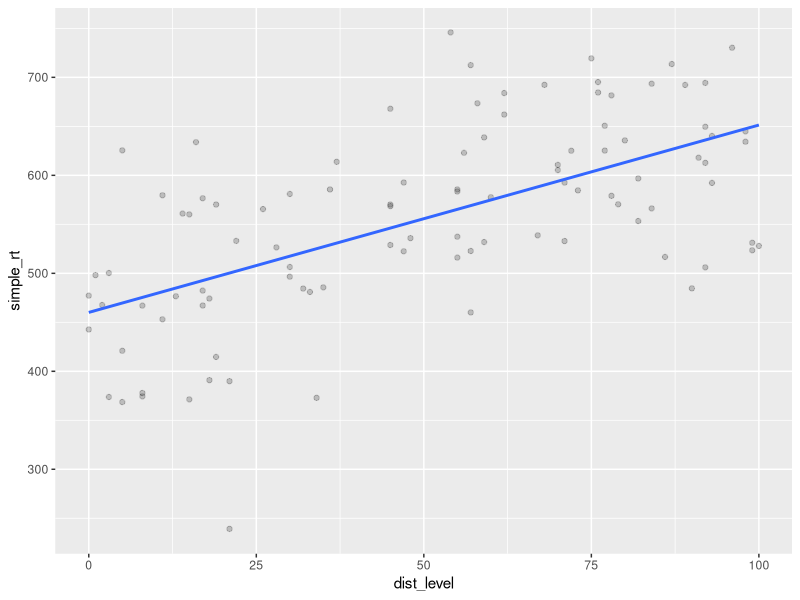
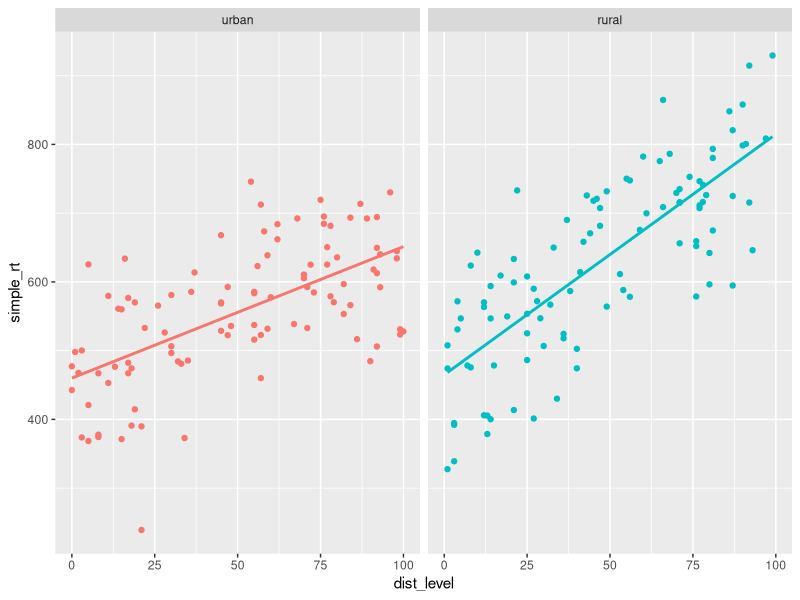
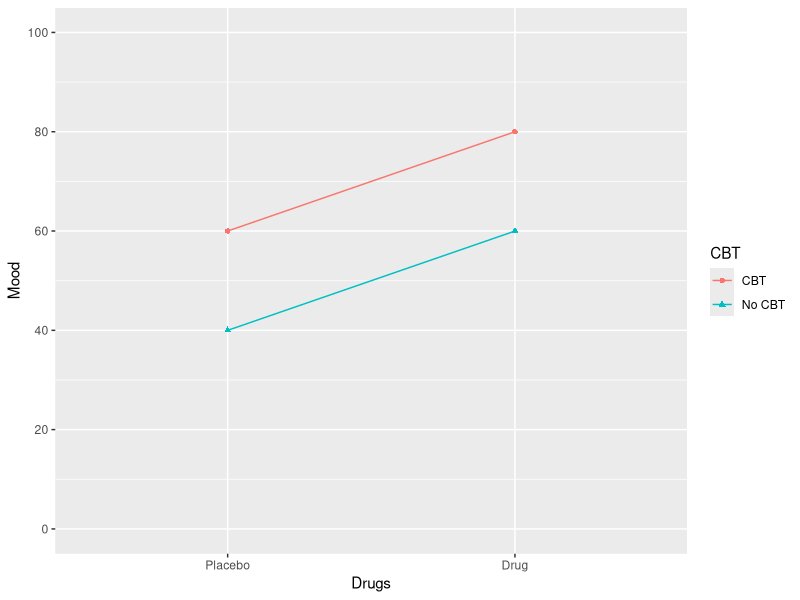
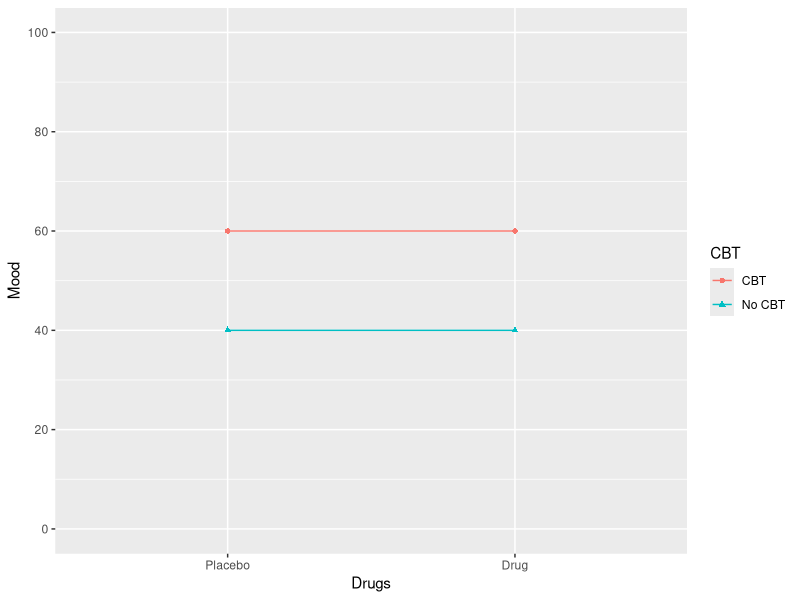
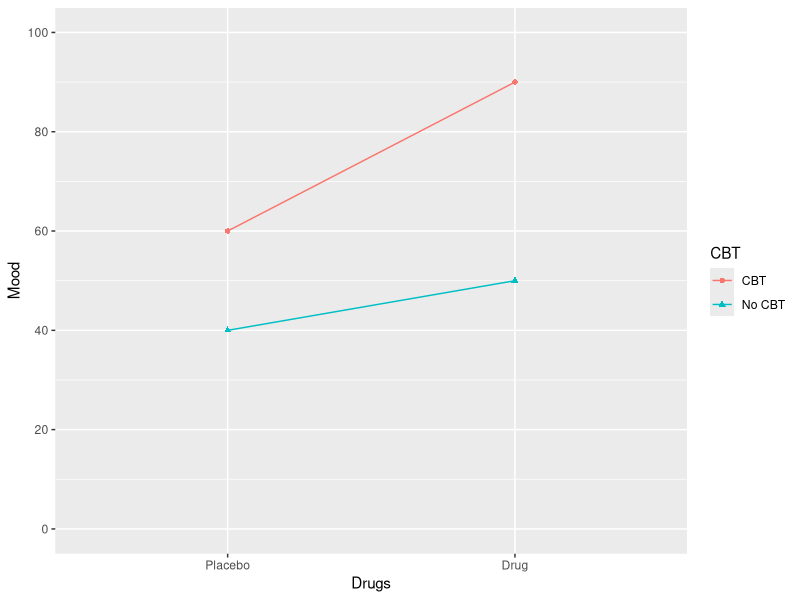

Write the R code that produced these figures, in order.
## ---- chunk 1
#| label: setup
#| include: false
library("kableExtra")
library("tidyverse")

.mk_tib <- function(x) {
  tibble(CBT = rep(c("No CBT", "CBT"), 2),
         Drugs = rep(c("Placebo", "Drug"), each = 2) |>
           fct_relevel("Placebo"),
         Mood = x)
}

.fac_plot <- function(x) {
  ggplot(.mk_tib(x), aes(Drugs, Mood, color = CBT, group = CBT)) +
    geom_point(aes(shape = CBT)) +
    geom_line() +
    scale_y_continuous(breaks = seq(0, 100, 20)) +
    scale_x_discrete(breaks = c("Placebo", "Drug")) +
    coord_cartesian(ylim = c(0, 100)) 
}

.mean_tbl <- function(x) {
  .mk_tib(x) |>
    pivot_wider(names_from = "CBT", values_from = "Mood") |>
    rename(" " = Drugs) |>
    bind_rows(tibble(` ` = "",
                     `No CBT` = (x[1] + x[3]) / 2,
                     CBT = (x[2] + x[4]) / 2)) |>
    bind_cols(tibble("  " = c((x[1] + x[2]) / 2,
                              (x[3] + x[4]) / 2,
                              "")))
}

## paste
.p <- paste0

## .fraction
.f <- function(x, y) {
  paste0("\\frac{", x, "}{", y, "}")
}

## y-bar
.yb1 <- function(x) {
  paste0("\\(\\bar{Y}_{", x, "}\\)")
}

.yb2 <- function(x) {
  paste0("\\bar{Y}_{", x, "}")
}

## subtraction term
.st <- function(x, y, bracket = NULL) {
  if (is.null(bracket)) {
    paste0(x, " - ", y)
  } else {
    paste0(bracket[1], x, " - ", y, bracket[2])
  }
}

.rb <- c("(", ")")
.dr <- c("\\displaystyle\\left(", "\\right)")
.ds <- c("\\displaystyle\\left[", "\\right]")
## ---- chunk 2
#| label: sim-urban
#| message: false
library("tidyverse")
set.seed(1031)

n_subj <- 100L  # simulate data for 100 subjects
b0_urban <- 450 # y-intercept
b1_urban <- 2   # slope

# decomposition table
urban <- tibble(
  subj_id = 1:n_subj,
  group = "urban",
  b0 = 450,
  b1 = 2,
  dist_level = sample(0:n_subj, n_subj, replace = TRUE),
  err = rnorm(n_subj, mean = 0, sd = 80),
  simple_rt = b0 + b1 * dist_level + err)

urban
## ---- chunk 3
#| label: fig-plot-urban
#| fig.cap: "*Effect of sonic distraction on simple RT, urban group.*"
#| message: false
ggplot(urban, aes(dist_level, simple_rt)) + 
  geom_point(alpha = .2) +
  geom_smooth(method = "lm", se = FALSE)
## ---- chunk 4
#| label: sim-rural
b0_rural <- 500
b1_rural <- 3

rural <- tibble(
  subj_id = 1:n_subj + n_subj,
  group = "rural",
  b0 = b0_rural,
  b1 = b1_rural,
  dist_level = sample(0:n_subj, n_subj, replace = TRUE),
  err = rnorm(n_subj, mean = 0, sd = 80),
  simple_rt = b0 + b1 * dist_level + err)
## ---- chunk 5
#| label: fig-combined-plot
#| fig.cap: "*Effect of sonic distraction on simple RT for urban and rural participants.*"
all_data <- bind_rows(urban, rural)

ggplot(all_data |> mutate(group = fct_relevel(group, "urban")), 
       aes(dist_level, simple_rt, colour = group)) +
  geom_point() +
  geom_smooth(method = "lm", se = FALSE) +
  facet_wrap(~ group) + 
  theme(legend.position = "none")
## ---- chunk 6
#| label: all-data2
all_data2 <- all_data |>
  mutate(grp = if_else(group == "rural", 1, 0))
## ---- chunk 7
#| label: sonic-model
sonic_mod <- lm(simple_rt ~ dist_level + grp + dist_level:grp,
                all_data2)

summary(sonic_mod)
## ---- chunk 8
#| label: tbl-full-factorial-2x3
#| echo: false
#| html-table-processing: none
.a <- data.frame(`\\(B_1\\)` = c("\\(AB_{11}\\)", "\\(AB_{21}\\)"),
                 `\\(B_2\\)` = c("\\(AB_{12}\\)", "\\(AB_{22}\\)"), check.names = FALSE)

rownames(.a) <- c("\\(A_1\\)", "\\(A_2\\)")

knitr::kable(.a) |>
  kable_styling(full_width = FALSE)
## ---- chunk 9
#| label: tbl-full-factorial
#| echo: false
#| html-table-processing: none
.a <- data.frame(`\\(B_1\\)` = c("\\(AB_{11}\\)", "\\(AB_{21}\\)", "\\(AB_{31}\\)"),
                 `\\(B_2\\)` = c("\\(AB_{12}\\)", "\\(AB_{22}\\)", "\\(AB_{32}\\)"), check.names = FALSE)

rownames(.a) <- c("\\(A_1\\)", "\\(A_2\\)", "\\(A_3\\)")

knitr::kable(.a) |>
  kable_styling(full_width = FALSE)
## ---- chunk 10
#| label: tbl-full-factorial-2x2-c1
#| echo: false
#| tbl-cap: "$C_1$"
#| html-table-processing: none
.a <- data.frame(`\\(B_1\\)` = c("\\(ABC_{111}\\)", "\\(ABC_{211}\\)"),
                 `\\(B_2\\)` = c("\\(ABC_{121}\\)", "\\(ABC_{221}\\)"), check.names = FALSE)

rownames(.a) <- c("\\(A_1\\)", "\\(A_2\\)")

knitr::kable(.a) |>
  kable_styling(full_width = FALSE)
## ---- chunk 11
#| label: tbl-full-factorial-2x2-c2
#| echo: false
#| tbl-cap: "$C_2$"
#| html-table-processing: none
.a <- data.frame(`\\(B_1\\)` = c("\\(ABC_{112}\\)", "\\(ABC_{212}\\)"),
                 `\\(B_2\\)` = c("\\(ABC_{122}\\)", "\\(ABC_{222}\\)"), check.names = FALSE)

rownames(.a) <- c("\\(A_1\\)", "\\(A_2\\)")

knitr::kable(.a) |>
  kable_styling(full_width = FALSE)
## ---- chunk 12
#| label: fig-scenario-a-plot
#| echo: false
#| fig.cap: "Scenario A"
#| fig.width: 4
#| fig.asp: .5
.fac_plot(c(40, 60, 60, 80))
## ---- chunk 13
#| label: tbl-scenario-a-means
#| echo: false
#| warning: false
#| message: false
#| tbl-colwidths: [20,20,20,20]
#| tbl-cap: "Scenario A"
#| html-table-processing: none
.mean_tbl(c(40, 60, 60, 80)) |> 
  knitr::kable() |>
  kableExtra::kable_styling(full_width = FALSE)
## ---- chunk 14
#| label: fig-scenario-b-plot
#| echo: false
#| fig.cap: "Scenario B"
#| fig.width: 4
#| fig.asp: .5
.fac_plot(c(40, 60, 40, 60))
## ---- chunk 15
#| label: tbl-scenario-b-means
#| echo: false
#| warning: false
#| message: false
#| tbl-colwidths: [20,20,20,20]
#| tbl-cap: "Scenario B"
#| html-table-processing: none
.mean_tbl(c(40, 60, 40, 60)) |> 
  knitr::kable() |>
  kableExtra::kable_styling(full_width = FALSE)
## ---- chunk 16
#| label: fig-scenario-c-plot
#| echo: false
#| fig.cap: "Scenario C"
#| fig.width: 4
#| fig.asp: .5
.fac_plot(c(40, 60, 50, 90))
## ---- chunk 17
#| label: tbl-scenario-c-means
#| echo: false
#| warning: false
#| message: false
#| tbl-colwidths: [20,20,20,20]
#| tbl-cap: "Scenario C"
#| html-table-processing: none
.mean_tbl(c(40, 60, 50, 90)) |> 
  knitr::kable() |>
  kableExtra::kable_styling(full_width = FALSE)
## ---- chunk 18
err <- replicate(4, {
  v <- sample(-3:3, 2, FALSE, prob = c(.8, .14, .18, .24, .18, .14, .8))
  c(v, -sum(v))
}, simplify = FALSE) |> unlist()

decomp <- tibble(
  i = rep(1:2, each = 6),
  j = rep(rep(1:2, each = 3), 2),
  k = rep(rep(1:3), 4),
  mu = 10,
  A_i = rep(c(4, -4), each = 6),
  B_j = rep(rep(c(-2, 2), each = 3), 2),
  AB_ij = rep(c(-1, 1, 1, -1), each = 3),
  err,
  Y = mu + A_i + B_j + AB_ij + err)
   
decomp |>
  select(Y, everything()) 
## ---- chunk 19
## paste
.p <- paste0

## .fraction
.f <- function(x, y) {
  paste0("\\frac{", x, "}{", y, "}")
}

## y-bar
.yb1 <- function(x) {
  paste0("\\(\\bar{Y}_{", x, "}\\)")
}

.yb2 <- function(x) {
  paste0("\\bar{Y}_{", x, "}")
}

## subtraction term
.st <- function(x, y, bracket = NULL) {
  if (is.null(bracket)) {
    paste0(x, " - ", y)
  } else {
    paste0(bracket[1], x, " - ", y, bracket[2])
  }
}

.rb <- c("(", ")")
.dr <- c("\\displaystyle\\left(", "\\right)")
.ds <- c("\\displaystyle\\left[", "\\right]")
## ---- chunk 20
#| label: tbl-simple-effect
#| echo: false
#| html-table-processing: none
tribble(~blah, ~B_1, ~B_2, ~junk, ~marg,
        "\\(A_1\\)", .yb1("11"), .yb1("12"), "", .yb1("1."),
        "\\(A_2\\)", .yb1("21"), .yb1("22"), "", .yb1("2."),
        "", "", "", "", "",
        "", .yb1(".1"), .yb1(".2"), "", "") |>
  kable(col.names = c("", "\\(B_1\\)", "\\(B_2\\)", "", ""),
        align = "cccc")  |>
  kable_styling(full_width = FALSE, bootstrap_options = "basic")
## ---- chunk 21
#| label: tbl-coding-schemes
#| echo: false
#| tbl-cap: "codes for a two-level factor"
#| html-table-processing: none
tribble(~Coding, ~A_1, ~A_2,
        "Treatment (dummy)", "\\(0\\)", "\\(1\\)",
        "Sum",               "\\(-1\\)", "\\(1\\)",
        "Deviation",
        .p("\\(", "-", .f(1, 2), "\\)"),
        .p("\\(", .f(1, 2), "\\)")) |>
  kable(col.names = c("Scheme", "\\(A_1\\)", "\\(A_2\\)"),
        align = "lrrr")  |>
  kable_styling(full_width = FALSE, bootstrap_options = "striped")
## ---- chunk 22
#| label: tbl-simple-effect-C1
#| echo: false
#| tbl-cap: "$C_1$"
#| html-table-processing: none
tribble(~blah, ~B_1, ~B_2, ~junk, ~marg,
        "\\(A_1\\)", .yb1("111"), .yb1("121"), "", .yb1("1.1"),
        "\\(A_2\\)", .yb1("211"), .yb1("221"), "", .yb1("2.1"),
        "", "", "", "", "",
        "", .yb1(".11"), .yb1(".21"), "", "") |>
  kable(col.names = c("", "\\(B_1\\)", "\\(B_2\\)", "", ""),
        align = "cccc")  |>
  kable_styling(full_width = FALSE, bootstrap_options = "basic")
## ---- chunk 23
#| label: tbl-simple-effect-C2
#| echo: false
#| tbl-cap: "$C_2$"
#| html-table-processing: none
tribble(~blah, ~B_1, ~B_2, ~junk, ~marg,
        "\\(A_1\\)", .yb1("112"), .yb1("122"), "", .yb1("1.2"),
        "\\(A_2\\)", .yb1("212"), .yb1("222"), "", .yb1("2.2"),
        "", "", "", "", "",
        "", .yb1(".12"), .yb1(".22"), "", "") |>
  kable(col.names = c("", "\\(B_1\\)", "\\(B_2\\)", "", ""),
        align = "cccc")  |>
  kable_styling(full_width = FALSE, bootstrap_options = "basic")
## ---- chunk 24
tribble(~term, ~treatment, ~sum, ~deviation,
        "\\(\\mu\\)", .yb1("111"), .yb1("..."), .yb1("..."),
        ## (A) second row
        "\\(A\\)",
        .p("\\(", .st(.yb2("211"), .yb2("111")), "\\)"),
        .p("\\(", .f(.st(.yb2("2.."), .yb2("1.."), .rb), 2), "\\)"),
        .p("\\(", .st(.yb2("2.."), .yb2("1..")), "\\)"),
        "\\(B\\)",
        .p("\\(", .st(.yb2("121"), .yb2("111")), "\\)"),
        .p("\\(", .f(.st(.yb2(".2."), .yb2(".1."), .rb), 2), "\\)"),
        .p("\\(", .st(.yb2(".2."), .yb2(".1.")), "\\)"),
        "\\(C\\)",
        .p("\\(", .st(.yb2("112"), .yb2("111")), "\\)"),
        .p("\\(", .f(.st(.yb2("..2"), .yb2("..1"), .rb), 2), "\\)"),
        .p("\\(", .st(.yb2("..2"), .yb2("..1")), "\\)"),
        "\\(AB\\)",
        .p("\\(", .st(.st(.yb2("221"), .yb2("121"), .rb),
                    .st(.yb2("211"), .yb2("111"), .rb)),
           "\\)"),
        .p("\\(", .f(.st(.st(.yb2("22."), .yb2("12."), .rb),
                       .st(.yb2("21."), .yb2("11."), .rb)), 4),
           "\\)"),
        .p("\\(", .st(.st(.yb2("22."), .yb2("12."), .rb),
                    .st(.yb2("21."), .yb2("11."), .rb)),
           "\\)"),
        "\\(AC\\)",
        .p("\\(", .st(.st(.yb2("212"), .yb2("211"), .rb),
                    .st(.yb2("112"), .yb2("111"), .rb)),
           "\\)"),
        .p("\\(", .f(.st(.st(.yb2("2.2"), .yb2("1.2"), .rb),
                       .st(.yb2("2.1"), .yb2("1.1"), .rb)), 4),
           "\\)"),
        .p("\\(", .st(.st(.yb2("2.2"), .yb2("1.2"), .rb),
                    .st(.yb2("2.1"), .yb2("1.1"), .rb)),
           "\\)"),
        "\\(BC\\)",
        .p("\\(", .st(.st(.yb2("122"), .yb2("112"), .rb),
                    .st(.yb2("121"), .yb2("111"), .rb)),
           "\\)"),
        .p("\\(", .f(.st(.st(.yb2(".22"), .yb2(".12"), .rb),
                       .st(.yb2(".21"), .yb2(".11"), .rb)), 4),
           "\\)"),
        .p("\\(", .st(.st(.yb2(".22"), .yb2(".12"), .rb),
                    .st(.yb2(".21"), .yb2(".11"), .rb)),
           "\\)")
        ) |>
  kable(align = "cccc")  |>
  kable_styling(full_width = FALSE, bootstrap_options = "striped")
## ---- chunk 25
tribble(~scheme, ~interpretation,
        "treatment",
        .p("\\(",
           .st(.st(.st(.yb2(221), .yb2(121), .dr),
                   .st(.yb2(211), .yb2(111), .dr), .ds),
               .st(.st(.yb2(222), .yb2(122), .dr),
                   .st(.yb2(212), .yb2(112), .dr), .ds)),
           "\\)"),
        "sum",
        .p("\\(",
           .f(
             .st(.st(.st(.yb2(221), .yb2(121), .dr),
                     .st(.yb2(211), .yb2(111), .dr), .ds),
                 .st(.st(.yb2(222), .yb2(122), .dr),
                     .st(.yb2(212), .yb2(112), .dr), .ds)),
             8),
           "\\)"),
        "deviation",
        .p("\\(",
           .st(.st(.st(.yb2(221), .yb2(121), .dr),
                   .st(.yb2(211), .yb2(111), .dr), .ds),
               .st(.st(.yb2(222), .yb2(122), .dr),
                   .st(.yb2(212), .yb2(112), .dr), .ds)),
           "\\)")
        ) |>
  kable(align = "cc") |>
  kable_styling(full_width = FALSE, bootstrap_options = "striped")
